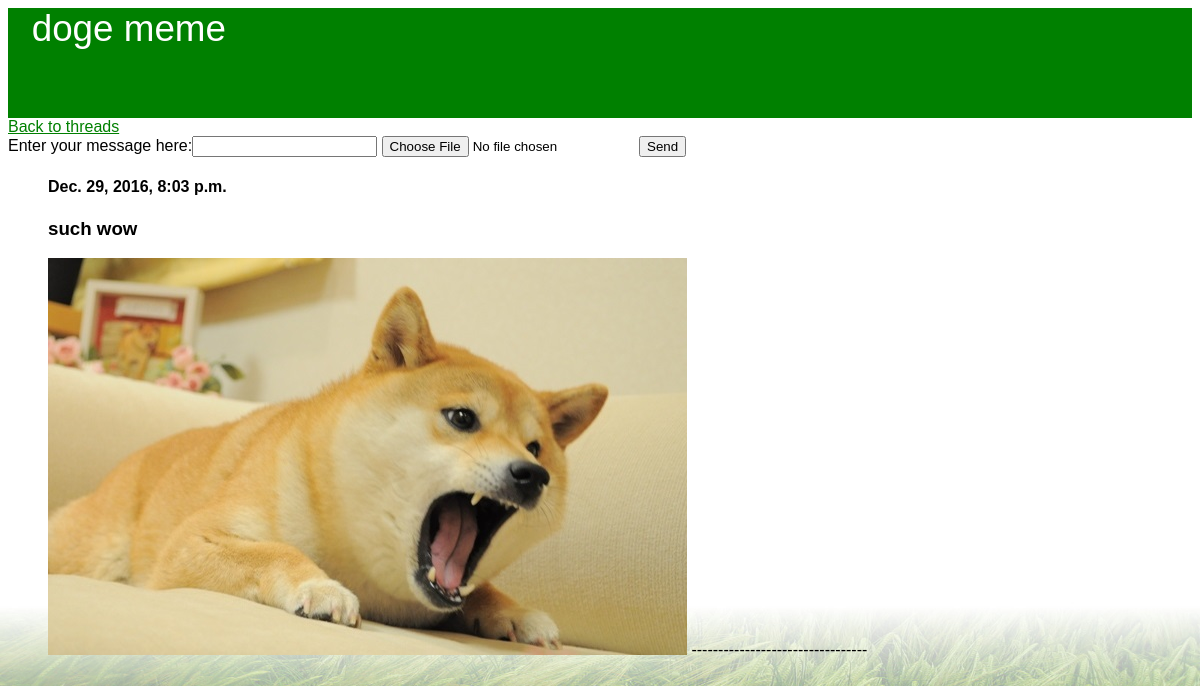
Page /board/thread4/ on the committed database.
### imgboard/models.py (models this page shows)
class Thread(models.Model):
	thread_name = models.CharField(max_length=50)

class Post(models.Model):
	thread = models.ForeignKey(Thread)
	date_published = models.DateTimeField('date published')
	post_text = models.CharField(max_length=300)
	pic = models.ImageField(upload_to='pics', blank=True)

### imgboard/views.py (the view, shortened to what this page needs)
# urls.py: url(r'^thread(?P<thread_id>[0-9]+)/$', views.ThreadView.as_view(), name='thread')
class ThreadView(View):
	post_form = PostForm
	initial = {'key': 'value'}
	def get(self, request, thread_id, **kwargs):
		thread = get_object_or_404(Thread, pk=thread_id)
		form = self.post_form(initial=self.initial)
		context = {
			'thread': thread,
			'form': form,
		}
		return render(request, 'thread.html', context)

### imgboard/forms.py
class PostForm(forms.Form):
	post_text = forms.CharField(label='Enter your message here', max_length=300)
	picture = forms.ImageField(label='', required=False)

### imgboard/templates/thread.html (shortened to what this page needs)
{% load static %}
<link rel="stylesheet" type="text/css" href="{% static 'imgboard/thread_style.css' %}" </>
{% load staticfiles %}
<div class="body">
<div class="header"><p>{{ thread.thread_name }}</p></div>
<a href="{% url 'imgboard:index' %}">Back to threads</a>
<div>
	<form method="post" enctype="multipart/form-data">
    {{ form }}
    <input type="submit" value="Send" />
  </form>
</div>
<ul>
{% for post in thread.post_set.all %}
	<h4>{{ post.date_published }}</h4>
	<h3>{{ post.post_text }}</h3>
	{% if post.pic %}
		<img src="{{ post.pic.url }}">
  {% endif %}
---------------------------------
{% endfor %}
</ul>
</div>

### imgboard/static/imgboard/thread_style.css (style rules this page uses)
a { color: green; }
p { margin-left: 2%; }
.header { background-color: green; color:white; text-align:left; height: 110px; font-size: 230%; }
.body { font-family: Helvetica Narrow, sans-serif; }

### rows in the picture
Thread: thread_name "doge meme"
Post: date_published "Dec. 29, 2016, 8:03 p.m.", post_text "such wow", pic (picture)
